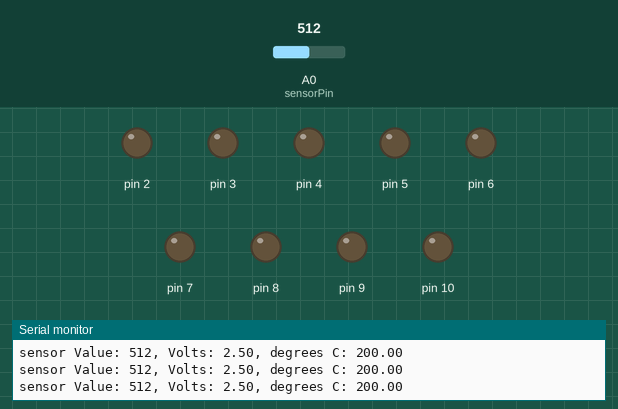
Recording of a sketch running on a simulated Arduino Uno, built with avr-gcc and run on an emulated ATmega328P. On the bench: output pins drawn as LEDs (lit = HIGH), the last lines printed to the serial monitor. The inputs (shaded band) are chosen by the test bench; at power-on: A0 (sensorPin) = 512.

Above: at 1.2 s.
1.3 s: A0 (sensorPin) set to 517
At 2.5 s:
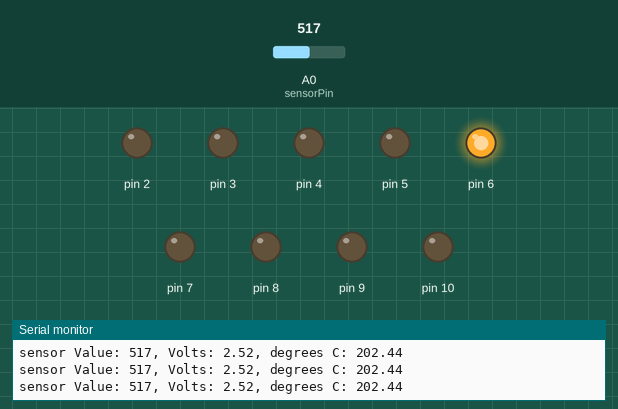
2.8 s: A0 (sensorPin) set to 551
At 3.9 s:
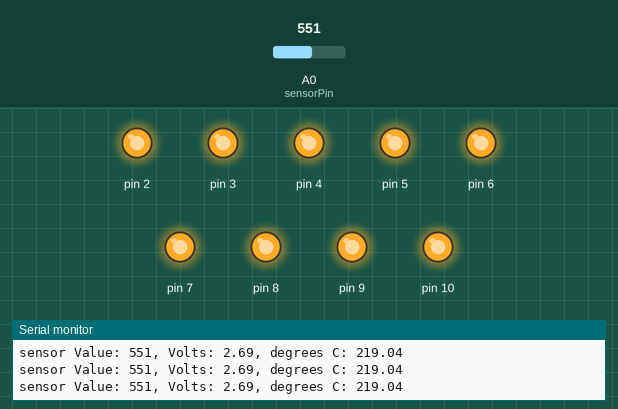
Timing chart, 0 to 5.8 s (numbered marks = the images above; inputs shaded):
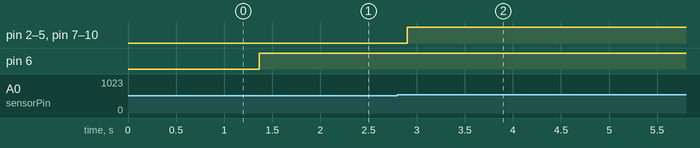

Measured:
- the behaviour switches between 516 and 517 on A0 (sensorPin) (found by bisection; images 0 and 1)
- the behaviour switches between 542 and 543 on A0 (sensorPin) (found by bisection; images 1 and 2)
- after the input at 1.3 s, pin 6: LOW → HIGH after 0.07 s
- after the input at 2.8 s, pin 2–5, pin 7–10: LOW → HIGH after 0.10 s

The sketch:

LoveOmeter.ino
```cpp
const int sensorPin = A0;
const int ledpin = 11;
// room temperature in Celcius
float baselineTemp = 0.00;// took out constant

void setup() {
  // open a serial connection to display values
  Serial.begin(9600);
  // set the LED pins as outputs
  // the for() loop saves some extra coding
  for (int pinNumber = 2; pinNumber < 11; pinNumber++) {
    pinMode(pinNumber, OUTPUT);
    digitalWrite(pinNumber, LOW);
  }
}

void loop() {
  // read the value on AnalogIn pin 0
  // and store it in a variable
  int sensorVal = analogRead(sensorPin);

  // send the 10-bit sensor value out the serial port
  Serial.print("sensor Value: ");
  Serial.print(sensorVal);

  // convert the ADC reading to voltage
  float voltage = (sensorVal / 1024.0) * 5.0;

  // Send the voltage level out the Serial port
  Serial.print(", Volts: ");
  Serial.print(voltage);

  // convert the voltage to temperature in degrees C
  // the sensor changes 10 mV per degree
  // the datasheet says there's a 500 mV offset
  // ((volatge - 500mV) times 100)
  Serial.print(", degrees C: ");
  float temperature = (voltage - .5) * 100;
  if (baselineTemp == 0) { //takes the temperature at startup
    baselineTemp = temperature; //defines baseline temp at that temperature
  }
  Serial.println(temperature);

  // if the current temperature is lower than the baseline
  // turn off all LEDs
  //if (temperature < baselineTemp + 1) {
    //digitalWrite(2, LOW);
    //digitalWrite(3, LOW);
    //digitalWrite(4, LOW);
    //digitalWrite(5, LOW);
    //digitalWrite(6, LOW);
    //digitalWrite(7, LOW);
    //digitalWrite(8, LOW);
    //digitalWrite(9, LOW);
  //  digitalWrite(10, LOW);
 // } // if the temperature lowers 10-12 degrees, turn 1LED on
   if (temperature >= baselineTemp - 10 && temperature < baselineTemp - 12) {
    digitalWrite(2, HIGH);
    digitalWrite(3, LOW);
    digitalWrite(4, LOW);
    digitalWrite(5, LOW);
    digitalWrite(6, LOW);
    digitalWrite(7, LOW);
    digitalWrite(8, LOW);
    digitalWrite(9, LOW);
    digitalWrite(10, LOW);
  } // if the temperature lowers 6-8 degrees, turn 3rd LED on
  else if (temperature >= baselineTemp - 6 && temperature <= baselineTemp - 8) {
    digitalWrite(2, LOW);
    digitalWrite(3, LOW);
    digitalWrite(4, HIGH);
    digitalWrite(5, LOW);
    digitalWrite(6, LOW);
    digitalWrite(7, LOW);
    digitalWrite(8, LOW);
    digitalWrite(9, LOW);
    digitalWrite(10, LOW);
    } // if the temperature rises more than 3-4 degrees, turn 3 LEDs on
    // if temperature is 3 -5 degrees below baseline
      else if (temperature >= baselineTemp - 3 && temperature <= baselineTemp - 5) {
    digitalWrite(2, LOW);
    digitalWrite(3, LOW);
    digitalWrite(4, LOW);
    digitalWrite(5, LOW);
    digitalWrite(6, LOW);
    digitalWrite(7, HIGH);
    digitalWrite(8, LOW);
    digitalWrite(9, LOW);
    digitalWrite(10, LOW);

  } //
   //if temperature is within 1-2 degrees of baseline temp
        else if (temperature >= baselineTemp + 2 && temperature < baselineTemp + 3 or temperature <= baselineTemp - 2 && temperature > baselineTemp - 3) {
    digitalWrite(2, LOW);
    digitalWrite(3, LOW);
    digitalWrite(4, LOW);
    digitalWrite(5, LOW);
    digitalWrite(6, HIGH);
    digitalWrite(7, LOW);
    digitalWrite(8, LOW);
    digitalWrite(9, LOW);
    digitalWrite(10, LOW);

  } // if the temperature rises more than 5-6 degrees, turn 5 LEDs
        else if (temperature >= baselineTemp + 3 && temperature < baselineTemp + 5) {
    digitalWrite(2, LOW);
    digitalWrite(3, LOW);
    digitalWrite(4, LOW);
    digitalWrite(5, LOW);
    digitalWrite(6, LOW);
    digitalWrite(7, HIGH);
    digitalWrite(8, LOW);
    digitalWrite(9, LOW);
    digitalWrite(10, LOW);

  } // if the temperature rises  6-7 degrees, turn 6 LEDs
        else if (temperature >= baselineTemp + 6 && temperature < baselineTemp + 8) {
    digitalWrite(2, LOW);
    digitalWrite(3, LOW);
    digitalWrite(4, LOW);
    digitalWrite(5, LOW);
    digitalWrite(6, LOW);
    digitalWrite(7, LOW);
    digitalWrite(8, HIGH);
    digitalWrite(9, LOW);
    digitalWrite(10, LOW);

  } // if the temperature rises  7-8 degrees, turn 7 LEDs
        else if (temperature >= baselineTemp + 9 && temperature < baselineTemp + 11) {
    digitalWrite(2, LOW);
    digitalWrite(3, LOW);
    digitalWrite(4, LOW);
    digitalWrite(5, LOW);
    digitalWrite(6, LOW);
    digitalWrite(7, LOW);
    digitalWrite(8, LOW);
    digitalWrite(9, HIGH);
    digitalWrite(10, LOW);

  } // if the temperature rises 8-9 degrees, turn 8 LEDs
  else if (temperature >= baselineTemp + 12 && temperature < baselineTemp + 14) {
    digitalWrite(2, LOW);
    digitalWrite(3, LOW);
    digitalWrite(4, LOW);
    digitalWrite(5, LOW);
    digitalWrite(6, LOW);
    digitalWrite(7, LOW);
    digitalWrite(8, LOW);
    digitalWrite(9, LOW);
    digitalWrite(10, HIGH);

  } // if the temperature rises more than 6 degrees, turn all LEDs
  else if (temperature >= baselineTemp + 15) {
    digitalWrite(2, HIGH);
    digitalWrite(3, HIGH);
    digitalWrite(4, HIGH);
    digitalWrite(5, HIGH);
    digitalWrite(6, HIGH);
    digitalWrite(7, HIGH);
    digitalWrite(8, HIGH);
    digitalWrite(9, HIGH);
    digitalWrite(10, HIGH);
  }
  delay(1);
}
```
